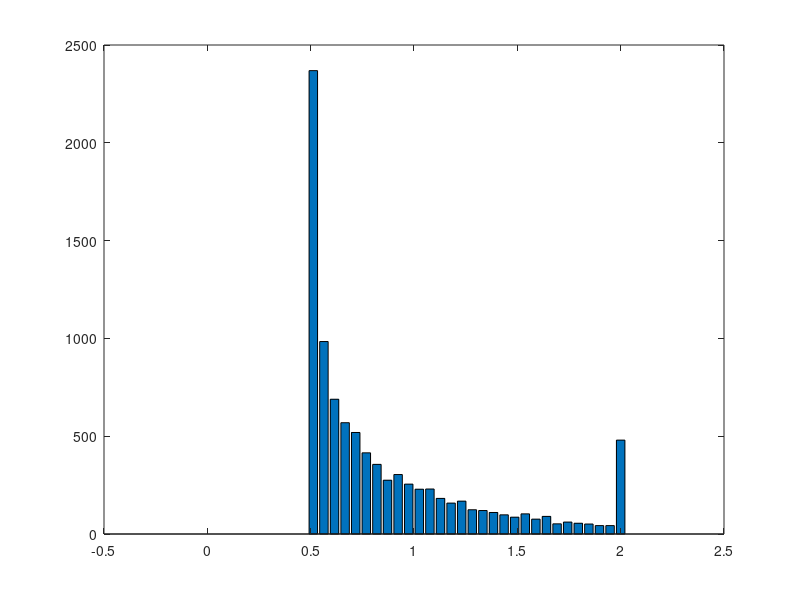

This chart was generated by the following MATLAB code: (Note: this script raises an error after producing the figure.)
clear; close all; clc;

%%
%fix step size
dt = 0.001;
%parameter 
ndt = 0.5; %NON-DECISION TIME
mu = 0.5;  %BY CONVENTION MU MUST BE POSITIVE 
sd = 0.5;   %THIS IS VARIABILITY WITHIN THE WALK.  KEEP FIXED AT 1. 
nsteps = 10000; %MAX LENGTH OF WALK.  INCREASE TILL WARNING GOES AWAY
ntrials = 500; %NUMBER OF RUNS
criterion = 1; %CORRECT BOUNDARY LOCATION, INCORRECT IS ZERO 
total_err_pr = 0; % keep running sum of err probability
total_err_rt = 0; % use total_err_pr to normalize this value
%set random number seed 
rng(19680104);

figure
total_errorrt = []; % used for histogram, accumulate all error_trials

% loop over all 100 samples of drift rate (i.e. mu)
for i_ = 1:100
    % OUTPUT VARIABLES
    sample = zeros(1,nsteps+1);   %This is a single random draw from normal distribution
    path = zeros(ntrials,nsteps+1); %This is all the random walks
    rt = zeros(ntrials,1);  %These are the rts across trials 
    correct = zeros(ntrials,1); %This is accuracy data. ZERO IS WRONG, ONE IS RIGHT
    sampled_beta = normrnd(0.5,0.3,[1,1]);
    sampled_bias = sampled_beta*criterion; % ACTUAL BIAS
    %LOOP OVER ntrials.  
    for j = 1:ntrials
        goodpath = 0;
        while goodpath == 0
            draw = normrnd(mu*dt,sd*sqrt(dt),[1,nsteps]);  %DRAW A WALK
            sample(1) = sampled_bias; %START AT BIAS
            sample(2:nsteps+1) = draw; 
            walk = cumsum(sample); %SUM THE WALK.   
            crossbnd = find((walk > criterion) |(walk < 0)); %TEST BOTH BOUNDARIES  
            if ~isempty(crossbnd) %TEST IF IT CROSSED ONE OF THE BOUNDARIES AT LEAST
                goodpath = 1; %WALK IS GOOD, SET TO 1 TO EXIT WHILE LOOP
                path(j,:) = walk; %SAVE THE WALK
            else
                display('Bad Walk') %NOTIFY BAD WALK AND DRAW AGAIN LOWER
            end;
        end;
        rt(j) = crossbnd(1);  %RT IS FIRST CROSSING
        if path(j,rt(j)) > criterion  %TEST IF CORRECT
            path(j,rt(j):end) = criterion; %SET THE REST OF WALK TO BOUNDARY
            correct(j) = 1; %INDICATE CORRECT TRIAL
        else %TRIALIS INCORRECT
            path(j,rt(j):end) = 0; %SET THE REST OF WALK TO ZERO. 
        end; 
        %Add Non-decision time
        rt(j) = rt(j) + ndt/dt;	
    end
    % need to weight average incorrect response times by relative probabilities of incorrect
    %convert rt to milliseconds
    rt = rt*dt;
    errorrt = rt(find(correct == 0));
    total_errorrt = [total_errorrt; errorrt];
    % this trial's avg
    avg_err_rt = mean(errorrt);
    err_pr = 1 - mean(correct);
    total_err_rt = total_err_rt + avg_err_rt * err_pr;
    total_err_pr = total_err_pr + err_pr;
end

bins = linspace(0,2,40);
[n1,x] = hist(total_errorrt, bins); 
h = bar(x, n1);

% avg now over all trials
% weighed mean err response time!
avg_err_rt = total_err_rt / total_err_pr
xline(avg_err_rt,'--b');
xlabel('Response Time')
ylabel('Number of Trials')
title('Error Trial RTs')
